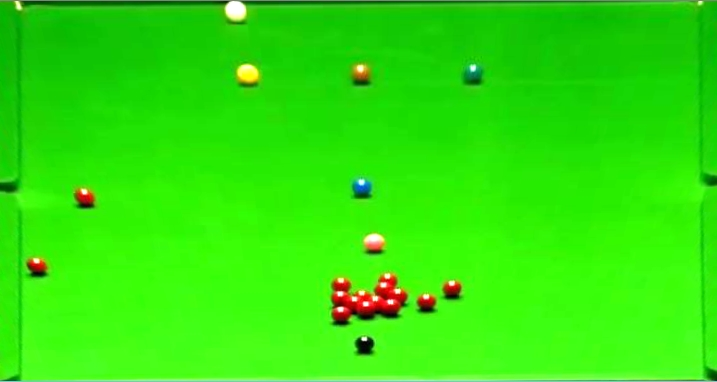
#> input picture captures/testhsv1.jpg, 717 x 382 px
$ python TestHSV.py   (older library calls are emulated)
#> lines starting #> are read from the running program, lines starting #| are printed output that depends on the picture; after the words box and inside, x2 and y2 are one past the last pixel; in counts of white or black regions, pixels touching at a corner belong together
### specularity.py
# Author: Murat Kirtay, The BioRobotics Inst./SSSA/
# Date: 02/11/2016
# Description: Detect and remove specularity from endoscopic images

import cv2
import numpy as np

# [7 lines left out: function derive_graym, not called in this run]

def derive_m(img, rimg):
    ''' Derive m (intensity) based on paper formula '''

    (rw, cl, ch) = img.shape
    for r in range(rw):
        for c in range(cl):
            rimg[r,c] = int(np.sum(img[r,c])/3.0)

    return rimg

def derive_saturation(img, rimg):
    ''' Derive staturation value for a pixel based on paper formula '''

    s_img = np.array(rimg)
    (r, c) = s_img.shape
    for ri in range(r):
        for ci in range(c):
            #opencv ==> b,g,r order
            s1 = img[ri,ci][0] + img[ri,ci][2]
            s2 = 2 * img[ri,ci][1]
            if  s1 >=  s2:
                s_img[ri,ci] = 1.5*(img[ri,ci][2] - rimg[ri,ci])
            else:
                s_img[ri,ci] = 1.5*(rimg[ri,ci] - img[ri,ci][0])

    return s_img

def check_pixel_specularity(mimg, simg):
    ''' Check whether a pixel is part of specular region or not'''

    m_max = np.max(mimg) * 0.5
    s_max = np.max(simg) * 0.33

    (rw, cl) = simg.shape

    spec_mask = np.zeros((rw,cl), dtype=np.uint8)
    for r in range(rw):
        for c in range(cl):
            if mimg[r,c] >= m_max and simg[r,c] <= s_max:
                spec_mask[r,c] = 255

    return spec_mask

def enlarge_specularity(spec_mask):
    ''' Use sliding window technique to enlarge specularity
        simply move window over the image if specular pixel detected
        mark center pixel is specular
        win_size = 3x3, step_size = 1
    '''

    win_size, step_size = (3,3), 1
    enlarged_spec = np.array(spec_mask)
    for r in range(0, spec_mask.shape[0], step_size):
        for c in range(0, spec_mask.shape[1], step_size):
            # yield the current window
            win = spec_mask[r:r + win_size[1], c:c + win_size[0]]

            if win.shape[0] == win_size[0] and win.shape[1] == win_size[1]:
                if win[1,1] !=0:
                    enlarged_spec[r:r + win_size[1], c:c + win_size[0]] = 255 * np.ones((3,3), dtype=np.uint8)

    return enlarged_spec

### TestHSV.py
import cv2
import numpy as np
import specularity as spc

def nothing(x):
    pass

cv2.namedWindow("Trackbars")
cv2.resizeWindow("Trackbars", 600,600)

cv2.createTrackbar("L - H", "Trackbars", 0, 179, nothing)
cv2.createTrackbar("L - S", "Trackbars", 0, 255, nothing)
cv2.createTrackbar("L - V", "Trackbars", 0, 255, nothing)
cv2.createTrackbar("U - H", "Trackbars", 179, 179, nothing)
cv2.createTrackbar("U - S", "Trackbars", 255, 255, nothing)
cv2.createTrackbar("U - V", "Trackbars", 255, 255, nothing)

cv2.createTrackbar("Hough - min", "Trackbars", 1, 255, nothing)
cv2.createTrackbar("Hough - max", "Trackbars", 10, 255, nothing)


imgInput = cv2.imread("./captures/testhsv1.jpg")
#> imgInput is the input picture: shape (382, 717, 3); mean B, G, R 10, 227.4, 46.9
#imgInput = cv2.imread("./captures/capture_001.jpg")

# retirrer le tappis
imgHSV =  cv2.cvtColor(imgInput, cv2.COLOR_BGR2HSV)
#> imgHSV: shape (382, 717, 3); mean H, S, V 55, 244.4, 228.8
imgGreenThreshold = cv2.inRange(imgHSV, (45,0,0), (75,255,255))
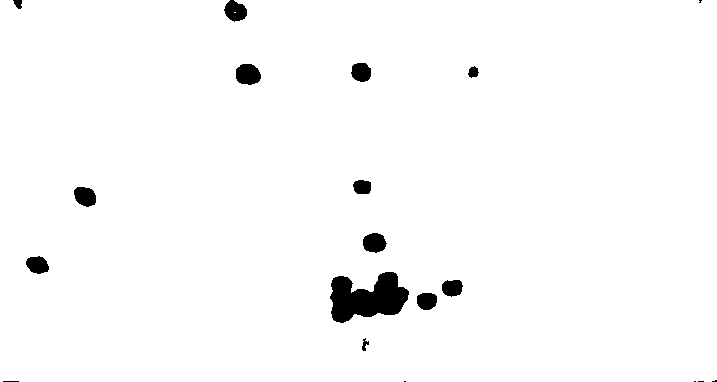
#> imgGreenThreshold: shape (382, 717); 97.9% white; 19 black regions (6 under 20 px), largest, box (x1, y1, x2, y2) and area: (330, 272, 409, 323) 2583, (236, 64, 261, 85) 423, (363, 233, 387, 253) 366
imgThresholdInv = cv2.bitwise_not(imgGreenThreshold)
imgThresholdColor = cv2.cvtColor(imgGreenThreshold, cv2.COLOR_GRAY2BGR)
imgDiff = cv2.add(imgInput, imgThresholdColor)
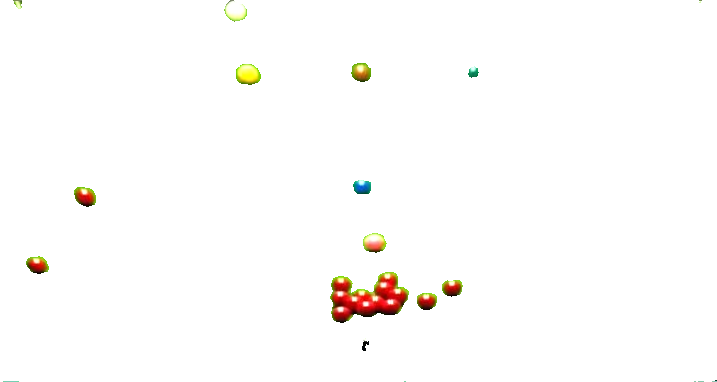
#> imgDiff: shape (382, 717, 3); mean B, G, R 250.9, 252.2, 253.2
imgDiffHSV =  cv2.cvtColor(imgDiff, cv2.COLOR_BGR2HSV)
#> imgDiffHSV: shape (382, 717, 3); mean H, S, V 0.8, 4.1, 253.6
imgGray = imgDiffHSV[:, :, 2]
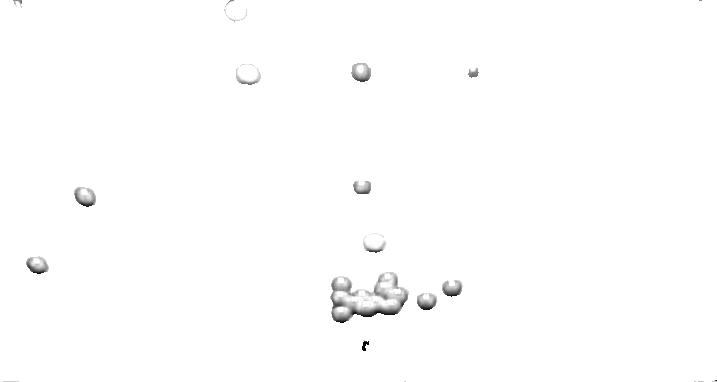
#> imgGray: shape (382, 717); min 2, max 255, mean 253.6
cv2.imshow("imgGray", imgGray)
cv2.imshow("imgGreenThreshold", imgGreenThreshold)

r_img = m_img = np.array(imgGray)
rimg = spc.derive_m(imgInput, r_img)
#> after the loop in derive_m, `for r in range(rw):`:
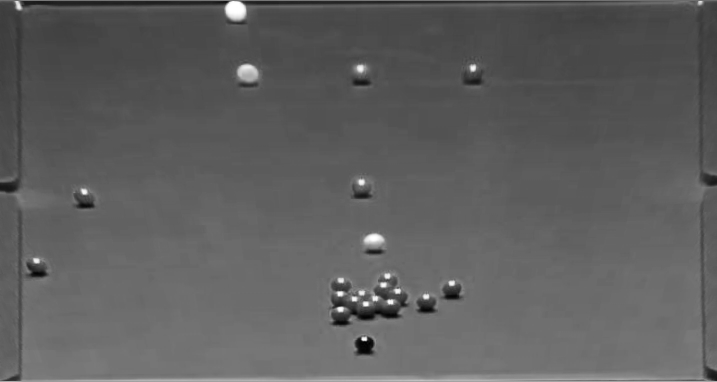
#> rimg: shape (382, 717); min 1, max 255, mean 94.4
s_img = spc.derive_saturation(imgInput, rimg)
#> after the loop in derive_saturation, `for ri in range(r):`:
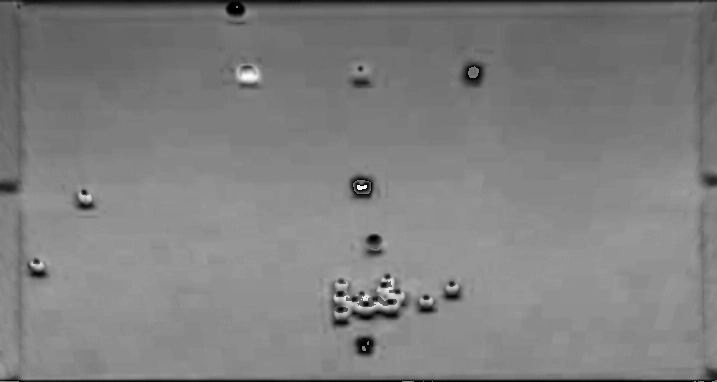
#> s_img: shape (382, 717); min 0, max 255, mean 127
spec_mask = spc.check_pixel_specularity(rimg, s_img)
#> in check_pixel_specularity, `m_max = np.max(mimg) * 0.5`: m_max = 127.5
#> in check_pixel_specularity, `s_max = np.max(simg) * 0.33`: s_max = 84.15
#> after the loop in check_pixel_specularity, `for r in range(rw):`:
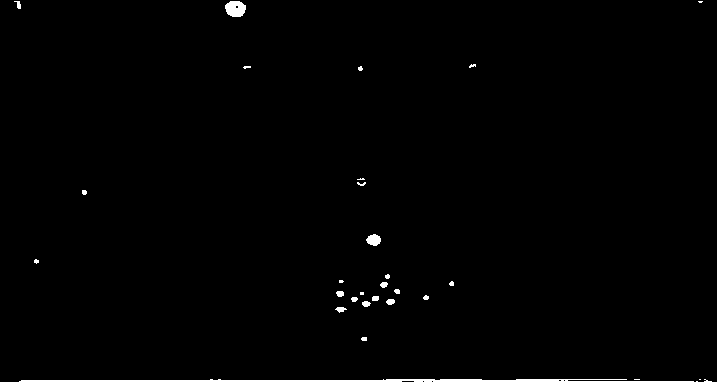
#> spec_mask: shape (382, 717); 0.87% white; 30 white regions (12 under 20 px), largest, box (x1, y1, x2, y2) and area: (19, 379, 694, 382) 1414, (225, 1, 246, 17) 267, (366, 234, 381, 246) 130
cv2.imshow("spec_mask", spec_mask)
enlarged_spec = spc.enlarge_specularity(spec_mask)
#> after the loop in enlarge_specularity, `for r in range(0, spec_mask.shape[0], step_size):`:
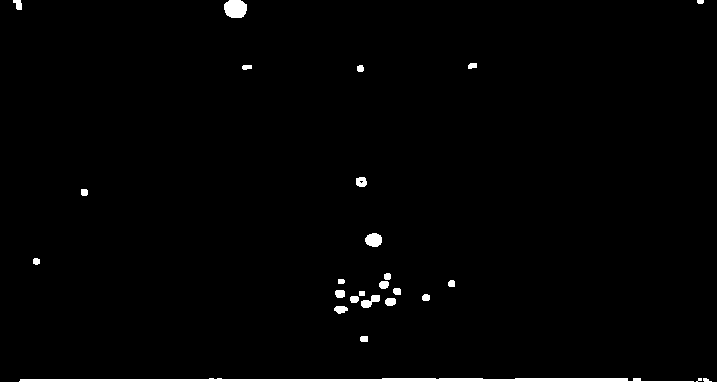
#> enlarged_spec: shape (382, 717); 1.4% white; 26 white regions (1 under 20 px), largest, box (x1, y1, x2, y2) and area: (19, 378, 694, 382) 2136, (224, 0, 247, 18) 349, (365, 233, 382, 247) 188
radius = 12
telea = cv2.inpaint(imgInput, enlarged_spec, radius, cv2.INPAINT_TELEA)
ns = cv2.inpaint(imgInput, enlarged_spec, radius, cv2.INPAINT_NS)
cv2.imshow("telea", telea)
cv2.imshow("ns", ns)

# [29 lines of commented-out code are left out]

while True:
    """
    hsv = cv2.cvtColor(imgInput, cv2.COLOR_BGR2HSV)


    l_h = cv2.getTrackbarPos("L - H", "Trackbars")
    l_s = cv2.getTrackbarPos("L - S", "Trackbars")
    l_v = cv2.getTrackbarPos("L - V", "Trackbars")
    u_h = cv2.getTrackbarPos("U - H", "Trackbars")
    u_s = cv2.getTrackbarPos("U - S", "Trackbars")
    u_v = cv2.getTrackbarPos("U - V", "Trackbars")

    h_min = cv2.getTrackbarPos("Hough - min", "Trackbars")
    h_max = cv2.getTrackbarPos("Hough - max", "Trackbars")

    lower_blue = np.array([l_h, l_s, l_v])
    upper_blue = np.array([u_h, u_s, u_v])
    mask = cv2.inRange(hsv, lower_blue, upper_blue)

    result = cv2.bitwise_and(imgInput, imgInput, mask=mask)

    imgGray = cv2.cvtColor(imgDilate, cv2.COLOR_BGR2GRAY)
    circles = cv2.HoughCircles(imgGray, cv2.HOUGH_GRADIENT, 1, 2, param1=100, param2=50, minRadius=h_min, maxRadius=h_max  )
    if(not (circles is None) > 0):
        circles = np.uint16(np.around(circles))
        for c in circles[0,:]:
            cv2.circle(result, (c[0], c[1]), c[2], (255,0,255), 1)


    cv2.imshow("frame", imgDilate)
    cv2.imshow("mask", mask)
    cv2.imshow("result", result)
    """
    key = cv2.waitKey(1)
#> (key Esc is pressed here)
    if key == 27:
        break

cv2.destroyAllWindows()
